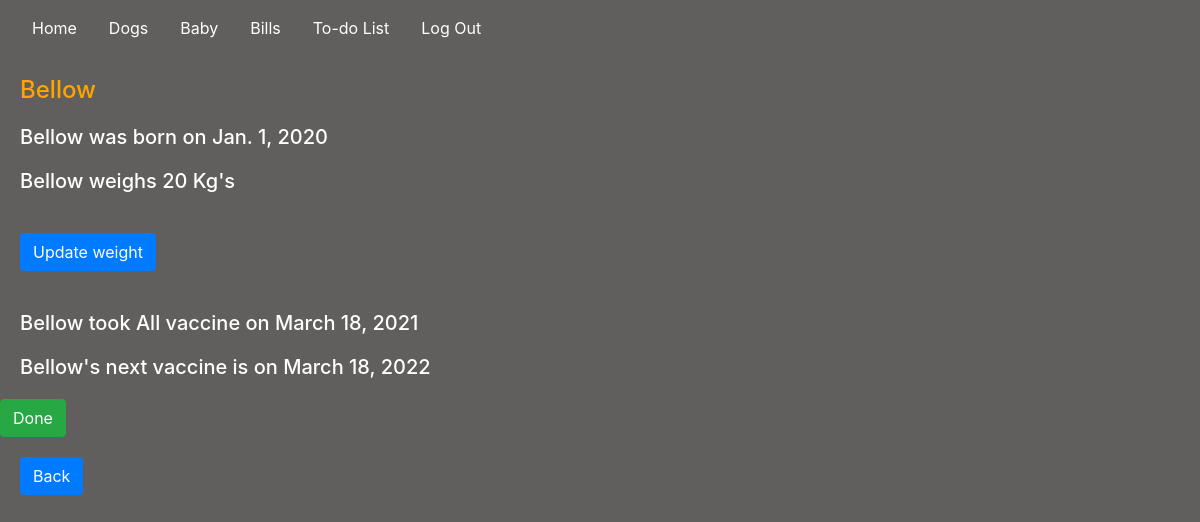
Before: /dogs/Bellow (signed in) with the older database file.
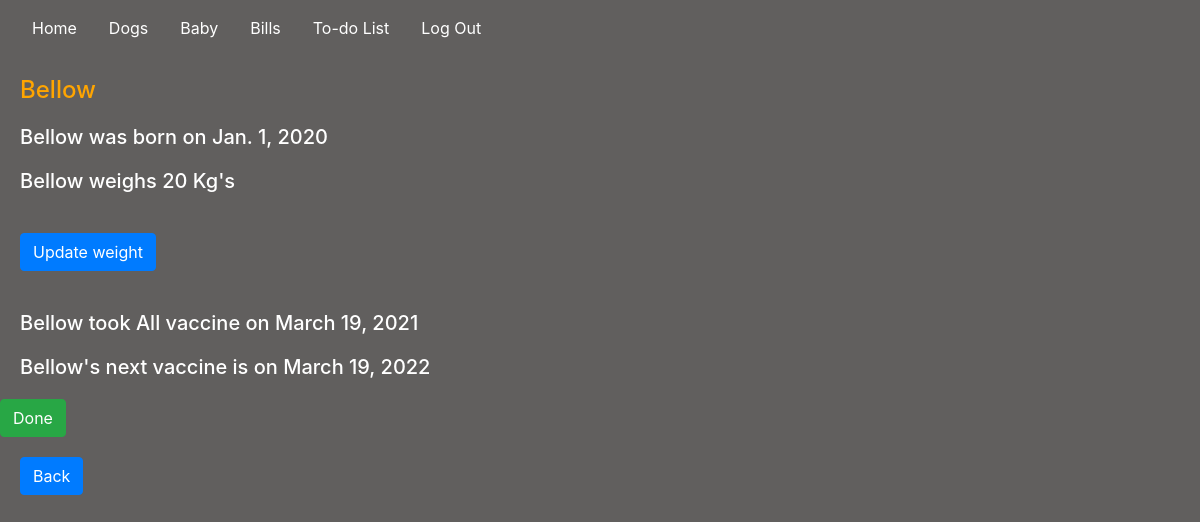
After: the same page with the newer database file.
### housemanager/models.py (models this page shows, shortened)
class Vaccine(models.Model):
    vaccine_dog = models.ForeignKey(Dogs, on_delete=models.CASCADE)
    vaccine_type = models.CharField(max_length=200)
    vaccine_lastdate = models.DateField(auto_now=False, auto_now_add=False)
    vaccine_duedate = models.DateField(auto_now=False, auto_now_add=False)
    v_done = models.BooleanField(default=False)

class Dogs(models.Model):
    dog_name = models.CharField(max_length=200)
    dog_birthdate = models.DateField(auto_now=False, auto_now_add=False)
    dog_weight = models.IntegerField(default=0)
    def __str__(self):
        return f"{self.dog_name}"

### housemanager/views.py (the view)
# urls.py: path("dogs/<str:name>", views.dog_name, name="dog_name"),
@login_required(login_url="/login")
def dog_name(request, name):
    if request.method == "GET":
        dog_details = Dogs.objects.filter(dog_name=name)
        dog_id = Dogs.objects.get(dog_name = name)
        try:
            dog_vac = Vaccine.objects.get(vaccine_dog = dog_id)
            return render(request, "housemanager/dog_name.html", {
            "dog_details": dog_details,
            "vaccine": dog_vac,
        })
        except:
            return render(request, "housemanager/dog_name.html", {
            "dog_details": dog_details,
            })

### housemanager/templates/housemanager/dog_name.html (shortened to what this page needs)
{% extends "housemanager/layout.html" %}
{% load static %}
{% block body %}
    {% for dog_details in dog_details %}
        <h4 style="color: orange;" id="name">{{dog_details.dog_name}}</h4>
        <h5>{{dog_details.dog_name}} was born on {{dog_details.dog_birthdate}}</h5>
        <h5 id="weight-field">{{dog_details.dog_name}} weighs {{dog_details.dog_weight}} Kg's</h5>
        <button id="weight" class="btn-primary btn">Update weight</button>
    {% endfor %}
    {% if vaccine %}
        <h5>{{vaccine.vaccine_dog}} took {{vaccine.vaccine_type}} vaccine on {{vaccine.vaccine_lastdate}}</h5>
        <h5>{{vaccine.vaccine_dog}}'s next vaccine is on {{vaccine.vaccine_duedate}}</h5>
        <button class="btn btn-success" id="vacc-done">Done</button>
    {% endif %}
<button id="back" class="btn-primary btn">Back</button>
{% endblock %}

Changed rows visible on the page:
changed Vaccine "All": vaccine_lastdate "March 18, 2021" → "March 19, 2021"; vaccine_duedate "March 18, 2022" → "March 19, 2022"
